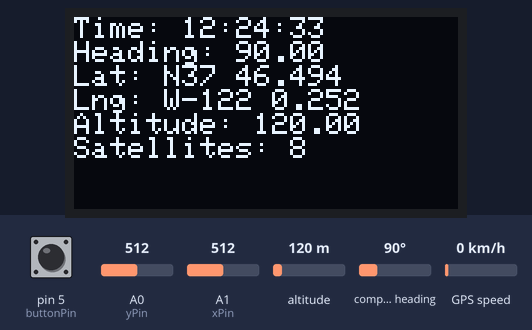
Simulated run of this sketch. Board: Arduino Mega 2560, built with avr-gcc and run on an emulated ATmega2560. Shown: 128×64 one-colour display. Wiring (inferred from the names in the program): HMC5883L compass at I2C address 0x1E. Inputs (shaded band) come from the test bench; at power-on: pin 5 (buttonPin) HIGH, A1 (xPin) = 512, A0 (yPin) = 512, altitude 120 m, compass heading 90°, GPS speed 0 km/h. Storage starts empty; the GPS gets a fix after 3 s at 37.7749, -122.4194 with 8 satellites; what the sketch prints to the serial monitor is not drawn.

Above: at 3.2 s.
At 4.3 s:
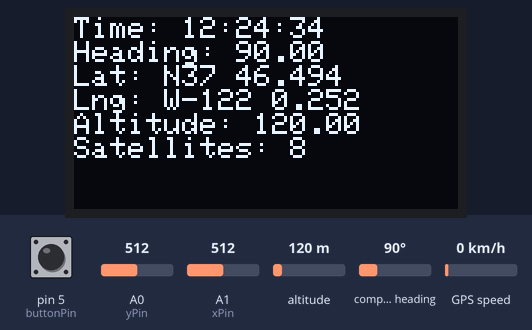
4.4 s: pin 5 (buttonPin) pulled LOW for 1 s
At 6.0 s:
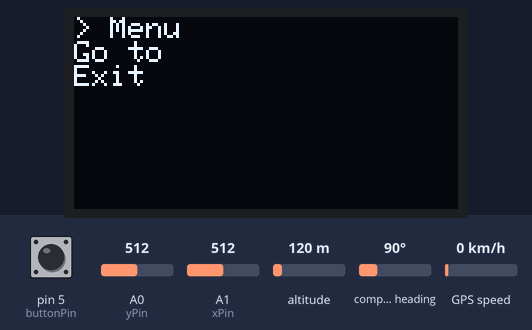
6.9 s: A1 (xPin) set to 533
8.4 s: A1 (xPin) set to 562
At 9.7 s:
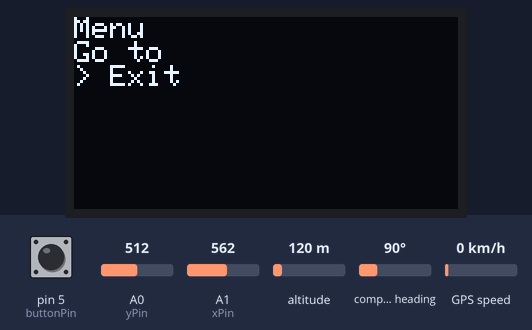
10.2 s: pin 5 (buttonPin) pulled LOW for 3.2 s
At 14.6 s:
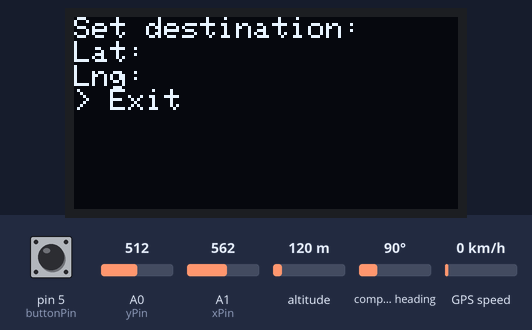
14.9 s: A1 (xPin) set to 493
17.5 s: A1 (xPin) set to 467
At 20.3 s:
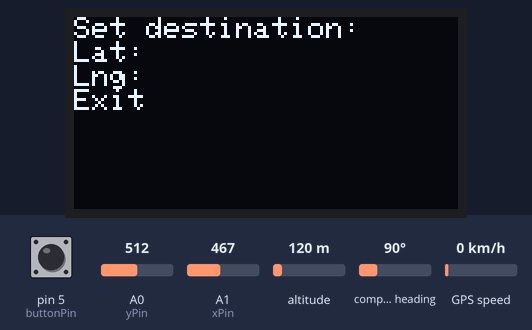
Timing chart, 0 to 21.7 s (numbered marks = the images above; inputs shaded):
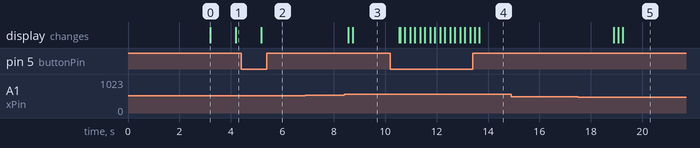

Measured:
- the behaviour switches between 550 and 551 on A1 (xPin) (found by bisection; images 2 and 3)
- the behaviour switches between 480 and 479 on A1 (xPin) (found by bisection; images 4 and 5)
- after the input at 4.4 s, the display: changes after 0.78 s (image 2)
- after the input at 6.9 s, every drawn part: stays the same
- after the input at 8.4 s, the display: first changes after 0.16 s (image 3 shows a later state)
- after the input at 10.2 s, the display: first changes after 0.35 s (image 4 shows a later state)
- after the input at 14.9 s, every drawn part: stays the same
- after the input at 17.5 s, the display: first changes after 1.4 s (image 5 shows a later state)
- what the display in image 0 shows lasts 1.0 s, from 3.2 s to 4.2 s

The sketch:

gpsplus-chip.ino
```cpp
// (licence header left out)
#include <TinyGPS++.h>
#include <Wire.h>
#include <SPI.h>
#include <Adafruit_GFX.h>
#include <Adafruit_SSD1306.h>
#include <SD.h>
//#include <GPX.h>

#define DEBUG 1 // Set serial debuggin on/off

TinyGPSPlus gps;        // Initialize GPS

#define compas_id 0x1E  //0011110b, I2C 7bit address of HMC5883 compas

#define OLED_DC     6   // OLED Settings
#define OLED_CS     7
#define OLED_RESET  8
#define XPOS 0
#define YPOS 1
Adafruit_SSD1306 display(OLED_DC, OLED_RESET, OLED_CS);

int xPin = A1;    // Joystick
int yPin = A0;
int buttonPin = 5;
int xPosition = 0;
int yPosition = 0;
int buttonState = 0;

Sd2Card card;     // Setup the sd card
SdVolume volume;
SdFile root;
const int SDchipSelect = 8;

//GPX myGPX;
File configFile;
int lastGPX=0;

#define LOGO_width 128   // Boot-logo :)
#define LOGO_height 64
static const unsigned char PROGMEM LOGO_bits[] = {  // Logo displayed during startup
0xff,0xff,0xff,0xff,0xff,0xff,0xff,0xff,0xff,0xff,0xff,0xff,0xff,0xff,0xff,0xfe,
0xff,0xff,0xff,0xff,0xff,0xff,0xff,0xff,0xff,0xff,0xff,0xff,0xff,0xff,0xff,0xff,
0xff,0xff,0xff,0xff,0xff,0xff,0xff,0xff,0xff,0xff,0xff,0xff,0xff,0xff,0xff,0xff,
0xff,0xff,0xff,0xff,0xff,0xff,0xe7,0xff,0xff,0xff,0xff,0xff,0xff,0xff,0xff,0xff,
0xff,0xff,0xff,0xff,0xff,0xff,0xc3,0xff,0xff,0xff,0xff,0xff,0xff,0xff,0xff,0xff,
0xff,0xff,0xff,0xff,0xff,0xff,0x83,0xff,0xff,0xff,0xff,0xff,0xff,0xff,0xff,0xff,
0xff,0xff,0xff,0xff,0xff,0xfe,0x1,0xff,0xff,0xff,0xff,0xff,0xff,0xff,0xff,0xff,
0xff,0xff,0xff,0xff,0xff,0xfc,0x20,0xff,0xff,0xff,0xff,0xff,0xff,0xff,0xff,0xff,
0xff,0xff,0xff,0xff,0xff,0xf8,0x70,0x7f,0xff,0xff,0xff,0xff,0xff,0xff,0xff,0xff,
0xff,0xff,0xff,0xff,0xff,0xf0,0xf8,0x3f,0xff,0xff,0xff,0xff,0xff,0xff,0xff,0xff,
0xff,0xff,0xff,0xff,0xff,0xc1,0xfc,0x1f,0xff,0xff,0xff,0xff,0xff,0xff,0xff,0xff,
0xff,0xff,0xff,0xff,0xff,0x87,0xfe,0x1f,0xff,0xff,0xff,0xff,0xff,0xff,0xff,0xff,
0xff,0xff,0xff,0xff,0xff,0xf,0xfe,0xf,0xff,0xff,0xff,0xff,0xff,0xff,0xff,0xff,
0xff,0xff,0xff,0xff,0xfe,0x1f,0xff,0x7,0xff,0xff,0xff,0xff,0xff,0xff,0xff,0xff,
0xff,0xff,0xff,0xff,0xfe,0x3f,0xff,0x83,0xff,0xff,0xff,0xff,0xff,0xff,0xff,0xff,
0xff,0xff,0xff,0xff,0xfc,0x3f,0xff,0xc3,0xff,0xff,0xff,0xff,0xff,0xff,0xff,0xff,
0xff,0xff,0xff,0xff,0xfc,0x7f,0xff,0x87,0xff,0xff,0xff,0xff,0xff,0xff,0xff,0xff,
0xff,0xff,0xff,0xff,0xfc,0x7f,0xff,0xf,0xff,0xff,0xff,0xff,0xff,0xff,0xff,0xff,
0xff,0xff,0xff,0xff,0xf8,0x7f,0xfc,0x1f,0xff,0xff,0xff,0xff,0xff,0xff,0xff,0xff,
0xff,0xff,0xff,0xff,0xf8,0xff,0xf8,0x7f,0xff,0xff,0xff,0xff,0xff,0xff,0xff,0xff,
0xff,0xff,0xff,0xf1,0xf0,0xff,0xf0,0xff,0xff,0xff,0xff,0xff,0xff,0xff,0xff,0xff,
0xff,0xff,0xff,0xe0,0xf0,0x7f,0xe1,0xff,0xff,0xff,0xff,0xff,0xff,0xff,0xff,0xff,
0xff,0xff,0xff,0xc0,0xf0,0x3f,0xc3,0xff,0xff,0xff,0xff,0xff,0xff,0xff,0xff,0xff,
0xff,0xff,0xff,0x80,0x78,0x0,0x7,0xff,0xff,0xff,0xff,0xff,0xff,0xff,0xff,0xff,
0xff,0xff,0xff,0x0,0x3c,0x0,0x1f,0xff,0xff,0xff,0xff,0xff,0xff,0xff,0xff,0xff,
0xff,0xff,0xfe,0x0,0x1c,0x0,0x3f,0xff,0xff,0xff,0xff,0xff,0xff,0xff,0xff,0xff,
0xff,0xff,0xfe,0x0,0xe,0x1,0xff,0xff,0xff,0xff,0xff,0xff,0xff,0xff,0xff,0xff,
0xff,0xff,0xff,0x0,0xf,0xff,0xff,0xff,0xff,0xff,0xff,0xff,0xff,0xff,0xff,0xff,
0xff,0xff,0xff,0x80,0x7,0xff,0xff,0xff,0xf9,0xff,0xff,0xfe,0xf,0x3,0xc1,0xff,
0xff,0xff,0xff,0xc0,0x3,0xff,0xff,0xff,0xf9,0xff,0xff,0xfc,0x7,0x0,0x8c,0xff,
0xff,0xff,0xff,0xe0,0x1,0xff,0xff,0xff,0xf9,0x9c,0xc3,0xf8,0xf3,0x3c,0x9f,0xff,
0xff,0xff,0xff,0xe0,0x0,0xff,0xff,0xff,0xf9,0x9d,0x81,0xf9,0xff,0x3c,0x87,0xff,
0xff,0xfe,0x0,0x70,0x0,0xff,0xff,0xff,0xf9,0x99,0x99,0xf9,0xc3,0x1,0xc0,0xff,
0xff,0xf8,0x0,0x38,0x0,0xff,0xff,0xff,0xf9,0xc9,0x3c,0xf9,0xc3,0x1,0xf8,0x7f,
0xff,0xf0,0x0,0x3c,0x1,0xff,0xff,0xff,0xf9,0xc9,0x3c,0xf9,0xf3,0x3f,0xbe,0x7f,
0xff,0xe0,0x0,0x1e,0x3,0xff,0xff,0xff,0xf9,0xc3,0x39,0xfc,0xf3,0x3f,0x9e,0x7f,
0xff,0xc3,0xfc,0xf,0x7,0xfd,0xff,0xff,0xf9,0xe3,0x99,0xfc,0x3,0x3f,0x80,0x7f,
0xff,0x87,0xfe,0xf,0xf,0xf8,0x7f,0xff,0xf9,0xe3,0xc3,0xfe,0xb,0x3f,0xc0,0xff,
0xfe,0xf,0xff,0x1f,0xff,0xf0,0x7f,0xff,0xff,0xff,0xff,0xff,0xff,0xff,0xff,0xff,
0xfc,0x1f,0xff,0x1f,0xff,0xe0,0xff,0xff,0xff,0xff,0xff,0xff,0xff,0xff,0xff,0xff,
0xf8,0x7f,0xfe,0x1f,0xff,0xc1,0xf3,0xff,0xff,0xff,0xff,0xff,0xff,0xff,0xff,0xff,
0xf0,0xff,0xfe,0x3f,0xff,0x83,0xe1,0xff,0xff,0xff,0xff,0xff,0xff,0xff,0xff,0xff,
0xc1,0xff,0xfc,0x3f,0xff,0x7,0xc3,0xff,0xff,0xff,0xff,0xff,0xff,0xff,0xff,0xff,
0xc3,0xff,0xfc,0x7f,0xfc,0xf,0x83,0xcf,0xff,0xff,0xff,0xff,0xff,0xff,0xff,0xff,
0xc1,0xff,0xfc,0x7f,0xf8,0x1f,0x7,0x87,0xff,0xff,0xff,0xff,0xff,0xff,0xff,0xff,
0xe0,0xff,0xf8,0x7f,0xf0,0x3e,0xf,0x7,0xff,0xff,0xff,0xff,0xff,0xff,0xff,0xff,
0xf0,0x7f,0xe0,0xff,0xf0,0x7c,0x1f,0xf,0xff,0xff,0xff,0xff,0xff,0xff,0xff,0xff,
0xf8,0x7f,0xc3,0xff,0xf1,0xf8,0x3e,0x1f,0xff,0xff,0xff,0xff,0xff,0xff,0xff,0xff,
0xf8,0x3f,0x87,0xff,0xff,0xf0,0x7c,0x1f,0xff,0xff,0xff,0xff,0xff,0xff,0xff,0xff,
0xfc,0x1f,0xf,0xff,0xff,0xc0,0xf8,0x3f,0xff,0xff,0xff,0xff,0xff,0xff,0xff,0xff,
0xfe,0xe,0x1f,0xff,0xff,0x81,0xf0,0x7f,0xff,0xff,0xff,0xff,0xff,0xff,0xff,0xff,
0xff,0x0,0x3f,0xff,0xfe,0x7,0xe0,0xff,0xff,0xff,0xff,0xff,0xff,0xff,0xff,0xff,
0xff,0x80,0xff,0xff,0xfc,0xf,0xc1,0xff,0xff,0xff,0xff,0xff,0xff,0xff,0xff,0xff,
0xff,0xc1,0xff,0xff,0xfe,0x3f,0x83,0xff,0xff,0xff,0xff,0xff,0xff,0xff,0xff,0xff,
0xff,0xc3,0xff,0xff,0xfe,0xfe,0x7,0xff,0xff,0xff,0xff,0xff,0xff,0xff,0xff,0xff,
0xff,0xe7,0xff,0xff,0xff,0xfc,0xf,0xff,0xff,0xff,0xff,0xff,0xff,0xff,0xff,0xff,
0xff,0xff,0xff,0xff,0xff,0xf0,0x1f,0xff,0xff,0xff,0xff,0xff,0xff,0xff,0xff,0xff,
0xff,0xff,0xff,0xff,0xff,0xc0,0x7f,0xff,0xff,0xff,0xff,0xff,0xff,0xff,0xff,0xff,
0xff,0xff,0xff,0xff,0xff,0x80,0xff,0xff,0xff,0xff,0xff,0xff,0xff,0xff,0xff,0xff,
0xff,0xff,0xff,0xff,0xff,0x83,0xff,0xff,0xff,0xff,0xff,0xff,0xff,0xff,0xff,0xff,
0xff,0xff,0xff,0xff,0xff,0xcf,0xff,0xff,0xff,0xff,0xff,0xff,0xff,0xff,0xff,0xff,
0xff,0xff,0xff,0xff,0xff,0xff,0xff,0xff,0xff,0xff,0xff,0xff,0xff,0xff,0xff,0xff,
0xff,0xff,0xff,0xff,0xff,0xff,0xff,0xff,0xff,0xff,0xff,0xff,0xff,0xff,0xff,0xff,
0xff,0xff,0xff,0xff,0xff,0xff,0xff,0xff,0xff,0xff,0xff,0xff,0xff,0xff,0xff,0xfe
};

double lat, lng;
unsigned long fix_age, altitude, chars;
unsigned short sentences, failed_checksum;
int year;
byte month, day, hour, minute, second, hundredths;

String slat, slng;

void READ_SETTINGS(){             // Read settings from SD card
  char character;
  String configName;
  String configVal;
  configFile = SD.open("config.txt");
  if (configFile) {
    while (configFile.available()) {
      character = configFile.read();
      while((configFile.available()) && (character != '[')){
        character = configFile.read();
      }
      character = configFile.read();
      while((configFile.available()) && (character != '=')){
        configName = configName + character;
        character = configFile.read();
      }
      character = configFile.read();
      while((configFile.available()) && (character != ']')){
        configVal = configVal + character;
        character = configFile.read();
      }
      if(character == ']'){
        if(DEBUG){
          Serial.print("Name:");
          Serial.println(configName);
          Serial.print("Value :");
          Serial.println(configVal);
        }
        applySetting(configName,configVal);
        configName="";
        configVal="";
      }
    }
    configFile.close();
  }else{
    if(DEBUG){
      Serial.println("error opening config.txt");
    }
  }
}

void WRITE_SETTINGS() {
  SD.remove("config.txt"); // Delete the old One
  File configFile = SD.open("config.txt", FILE_WRITE); // Create new one
  if(configFile){
    configFile.print("[");
    configFile.print("lastGPX=");
    configFile.print(lastGPX);
    configFile.println("]");
    configFile.close(); // close the file:
    if(DEBUG){
      Serial.println("Writing done.");
    }
  }else{
    if(DEBUG){
      Serial.println("Writing failed.");
    }
  }
}

void applySetting(String configName, String configVal) {
  if(configName == "lastGPX") {
    lastGPX=configVal.toInt();
  }
}

void COMPAS(){                    // Show heading
  int x,y,z;
  Wire.beginTransmission(compas_id);
  Wire.write(0x03); //select register 3, X MSB register
  Wire.endTransmission();
  Wire.requestFrom(compas_id, 6);
  if(6<=Wire.available()){
    x = Wire.read()<<8; //X msb
    x |= Wire.read(); //X lsb
    z = Wire.read()<<8; //Z msb
    z |= Wire.read(); //Z lsb
    y = Wire.read()<<8; //Y msb
    y |= Wire.read(); //Y lsb
  }

  // Hold the module so that Z is pointing 'up' and you can measure the heading with x&y
  // Calculate heading when the magnetometer is level, then correct for signs of axis.
  float heading = atan2(y,x);
  // Correct for when signs are reversed.
  if(heading < 0)
    heading += 2*PI;

  // Check for wrap due to addition of declination.
  if(heading > 2*PI)
    heading -= 2*PI;

  // Convert radians to degrees for readability.
  float headingDegrees = heading * 180/M_PI;

  display.setCursor(0,8);
  display.print("Heading: ");
  display.println(headingDegrees);
}

void DISPLAY_TIME(){              // Show time
  //gps.crack_datetime(&year, &month, &day,    //Date/time cracking
  //&hour, &minute, &second, &hundredths, &fix_age);
  display.setCursor(0,0);
  display.print("Time: ");
  if(hour<=8){
    display.print('0');
  };
  display.print(hour+2);
  display.print(":");
  if(minute<10){
    display.print('0');
  };
  display.print(minute);
  display.print(":");
  if(second<10){
    display.print('0');
  };
  display.println(second);
}

void MENU(){                      // The menu when joystick is pressed
  int menu=1;
  int selected=0;

  while(menu>0){
    xPosition = analogRead(xPin);
    yPosition = analogRead(yPin);
    buttonState = digitalRead(buttonPin);
    if(xPosition > 550){
      selected++;
    };
    if(xPosition < 480){
      selected--;
    };
    if(selected < 0) {
      selected = 0;
    };
    display.clearDisplay(); // Clear display
    display.setTextSize(1);
    display.setTextColor(WHITE);
    display.setCursor(0,0);
    if(selected == 0){
      display.print("> ");
    };
    display.println("Menu");
    if(selected == 1){
      display.print("> ");
    };
    display.println("Go to");
    if(selected > 1){
      display.print("> ");
    };
    display.println("Exit");
    display.display();
    if(selected ==1 && buttonState == 0){
      menu = 0;
      SET_DESTINATION();
    };
    if(selected > 1 && buttonState == 0){
      menu = 0;
    };
    delay(150);
  }
}

void SET_DESTINATION(){           // Submenu to set destination coordinates
  int menu=1;
  int x_select=0;
  int y_select=0;

  while(menu>0){
    xPosition = analogRead(xPin);
    yPosition = analogRead(yPin);
    buttonState = digitalRead(buttonPin);
    if(xPosition > 550){
      x_select++;
    };
    if(xPosition < 480){
      x_select--;
    };
    if(yPosition > 550){
      y_select++;
    };
    if(yPosition < 480){
      y_select--;
    };
    if(x_select < 0){
      x_select=0;
    };
    if(y_select < 0){
      y_select=0;
    };
    display.clearDisplay(); // Clear display
    display.setTextSize(1);
    display.setTextColor(WHITE);
    display.setCursor(0,0);
    display.println("Set destination:");
    if(x_select > 2 && buttonState == 0){
      menu = 0; MENU();
    };
    if(x_select == 1){
      display.print("> ");
    };
    display.println("Lat:");
    if(x_select == 2){
      display.print("> ");
    };
    display.println("Lng:");
    if(x_select > 2){
      display.print("> ");
    };
    display.println("Exit");
    display.display();
    delay(150);
  }
}

void setup(){                     // Setup al subsystems
  if(DEBUG == 1){
    Serial.begin(9600);           //Set the serial baud rate.
  }
  if (!SD.begin(SDchipSelect)) {
    if(DEBUG){
      Serial.println("Card failed, or not present");
    }
    return;
  }else{
    if(DEBUG){
      Serial.println("card initialized.");
    }
  }
  READ_SETTINGS();                // First read the settings.
  WRITE_SETTINGS();               // Write them again, if the file wasn't there, or completely filled, it will be by now.

  Serial1.begin(9600);            //Set the GPS baud rate.

  pinMode(xPin, INPUT);           // Setup pins for joystick
  pinMode(yPin, INPUT);
  pinMode(buttonPin, INPUT_PULLUP);

  Wire.begin();                   // setup compas
  Wire.beginTransmission(compas_id);
  Wire.write(0x02);               //select mode register
  Wire.write(0x00);               //continuous measurement mode
  Wire.endTransmission();

  display.begin(SSD1306_SWITCHCAPVCC); // setup oled
  display.clearDisplay(); // Clear display
  display.drawBitmap(0, 0,  LOGO_bits, 128, 64, 1);
  display.display();
  delay(3000);
  display.clearDisplay();
}

void loop(){
  int waitCount=0;
  while (Serial1.available())
  {
    if(gps.encode(Serial1.read())){           // Check the GPS data
      if(!gps.location.isValid()){ // Display waiting for fix...
        display.clearDisplay();
        display.setTextSize(2);
        display.setTextColor(WHITE);
        display.setCursor(0,0);
        display.println("Waiting");
        display.println("for fix");
        waitCount++;
        switch (waitCount) {
          case 1:
            display.println(".");
            break;
          case 2:
            display.println("..");
            break;
          case 3:
            display.println("...");
            break;
          case 4:
            display.println("....");
            waitCount=0;
            break;
        }
        if(DEBUG){
          Serial.print("waitCount: ");
          Serial.println(waitCount);
        }
        display.display();
        delay(250);
      }else{
        xPosition = analogRead(xPin);
        yPosition = analogRead(yPin);
        buttonState = digitalRead(buttonPin);

        year=gps.date.year();
        month=gps.date.month();
        day=gps.date.day();
        hour=gps.time.hour();
        minute=gps.time.minute();
        second=gps.time.second();

        if(buttonState == 0){
          MENU();
        }else{
          display.clearDisplay(); // Clear display
          display.setTextSize(1);
          display.setTextColor(WHITE);
          if (fix_age > 5000){
            display.setCursor(120,0);
            display.print("X");
          }
          slat = String(gps.location.lat(),6);                               // Convert coordinates to string
          slng = String(gps.location.lng(),6);
          int latDot=slat.indexOf('.');                       // Since the Degrees can have lenght up to 3 digits, find the dot
          int lngDot=slng.indexOf('.');

          int latdec=slat.substring(0,latDot).toInt();                      //Select the decimal (part before dot)
          float latmin=(slat.substring(latDot+1,9).toFloat()/1000000)*60;   //Calculate the remainder as 0.xxxxxx and make it minutes
          int lngdec=slng.substring(0,lngDot).toInt();
          float lngmin=(slng.substring(lngDot+1,9).toFloat()/1000000)*60;

          if(DEBUG){
            Serial.print("Lat: ");
            Serial.print(latdec);
            Serial.print(" ");
            Serial.print(latmin,3);
            Serial.print(" Lng: ");
            Serial.print(lngdec);
            Serial.print(" ");
            Serial.println(lngmin,3);
            Serial.print("Satellites found: ");
            Serial.println(gps.satellites.value());
          }
          display.setCursor(0,16);
          display.print("Lat: ");
          display.print(gps.location.rawLat().negative ? "S" : "N");        // Negative is south, positive north
          display.print(latdec);
          display.print(" ");
          display.print(latmin,3);

          display.setCursor(0,24);
          display.print("Lng: ");
          display.print(gps.location.rawLng().negative ? "W" : "E");        // Negative is west, positive east
          display.print(lngdec);
          display.print(" ");
          display.print(lngmin,3);

          display.setCursor(0,32);
          display.print("Altitude: ");
          display.println(gps.altitude.meters());

          display.setCursor(0,40);
          display.print("Satellites: ");
          display.print(gps.satellites.value());

          COMPAS();
          DISPLAY_TIME();
          display.display();  // rebuild display
        }
        //delay(50);
      }
    }
  }
}
```
